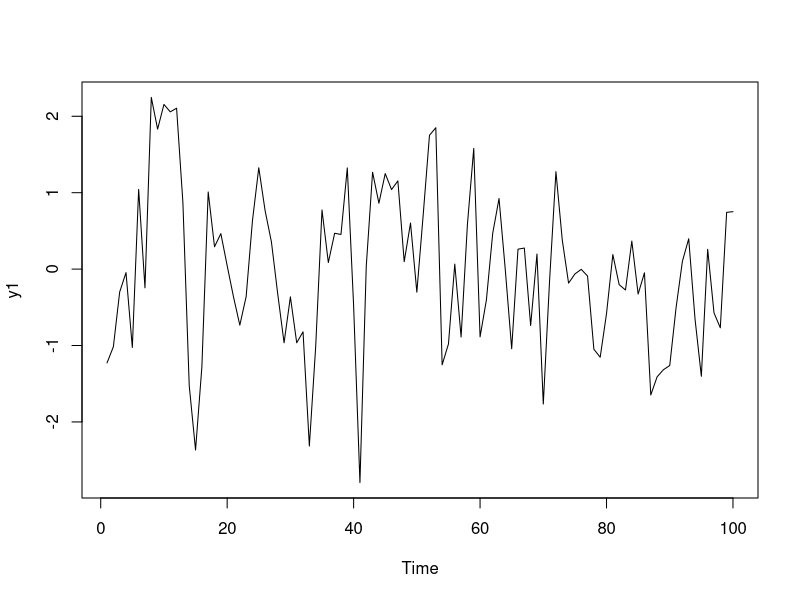
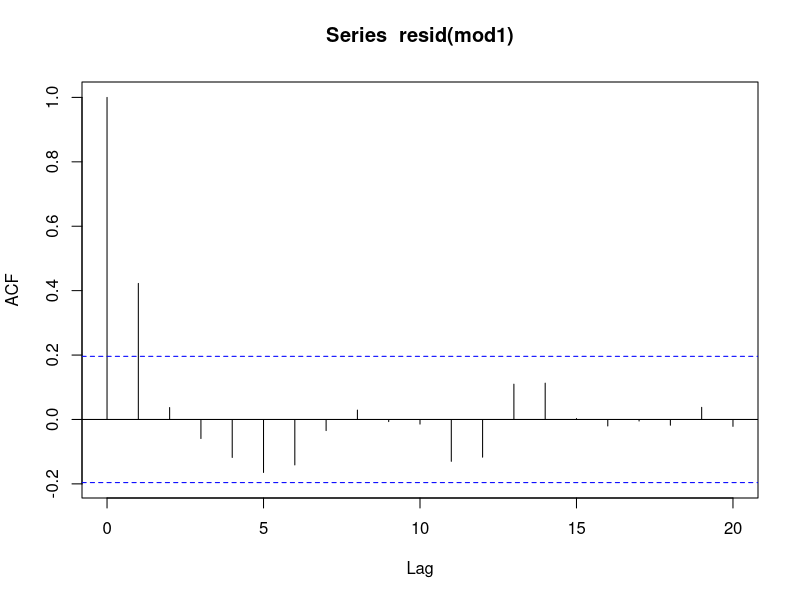
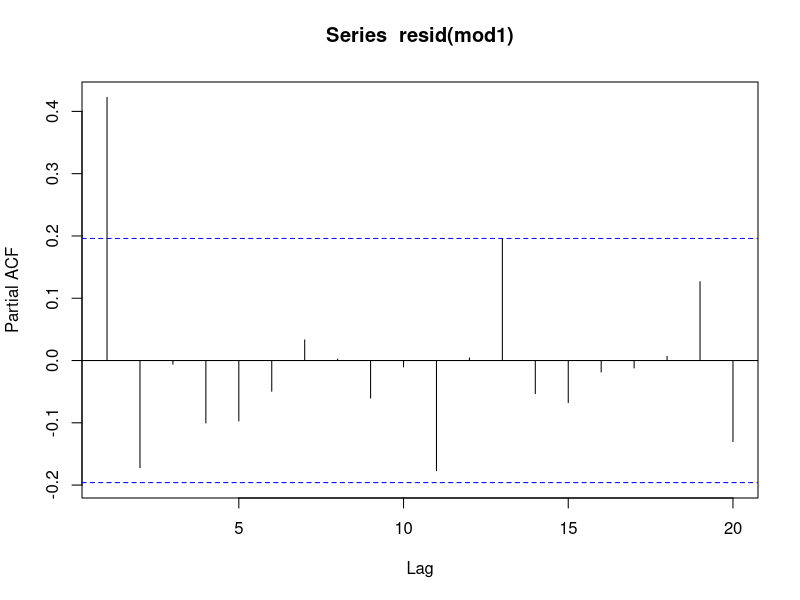

Write R code to recreate these figures, in order.
#### SPACIAL AND TEMPORAL STRUCTURE PRACTICAL ####

# 1. Simulate a 100-observation autocorrelated timeseries with arima.sim, with a first order autoregressive coefficient of 0.5. Also make a time vector of 1:100
y1 <- arima.sim(list(ar = 0.5), n = 100)        # ar = autoregressive
x <- 1:100


# 2. Plot the data.
plot(y1)


# 3. Regress the timeseries against time with an OLS model. Does the model appear to be statistically significant?
# OLS = ordinary least squares
ols_model <- lm(y1 ~ x)
summary(ols_model)
# p-value = 0.0779
# it is not significant

# this does the same, but this is how he did it:
mod1 <- lm(y1~time(y1))
summary(mod1)


# 4. Plot the model diagnostics, including an acf and pacf of the residuals.
acf(resid(mod1))
# this gives a graph showing the ACF
pacf(resid(mod1))
# this gives a graph showing the partial ACF


# 5. Use the Durbin-Watson test to test the residuals for autocorrelation.
# loading the lmtest library
library(lmtest)
